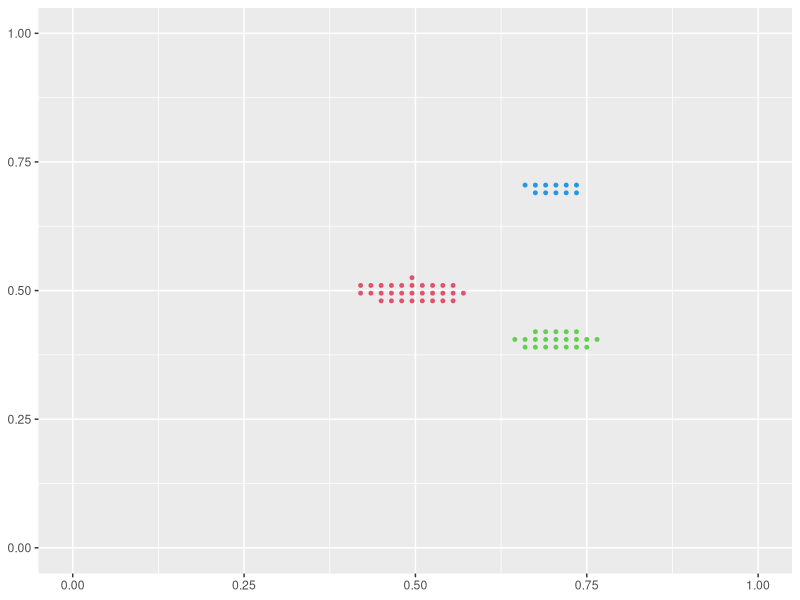
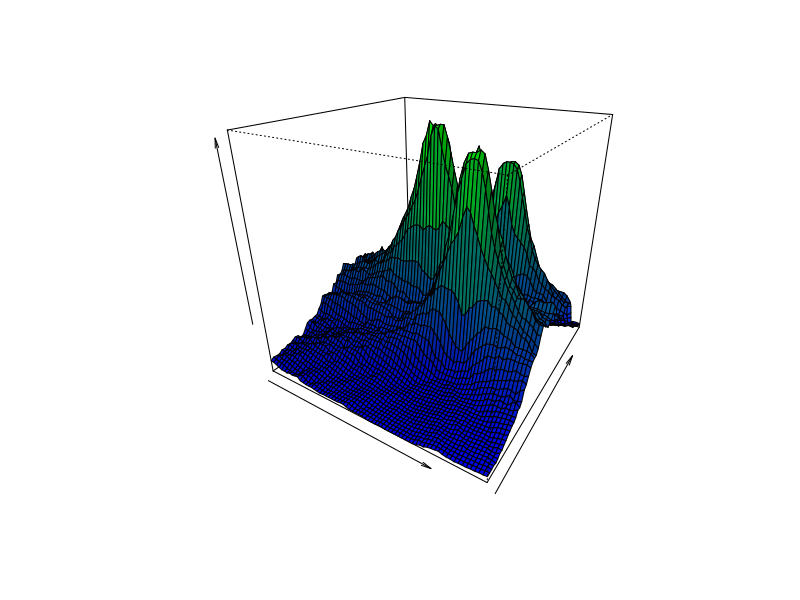

Here is the R script that generated these plots, in order:
# Load relevant libraries
library(ggplot2)
library(scatterplot3d)
n = 900 # Sample size

# Set the seed for reproducibility
set.seed(1)

x1 = rnorm(n,0,1)
x2 = rnorm(n,3,1)
x = rbind(x1,x2)
ep = rnorm(n,0,0.01)

# Create y
# The true values of beta are (0.5,0.5)^T, (0.7,0.7)^T and (0.7,0.4)^T
y = rep(0,n) # y为n个0
for (i in 1:n/3) {
  y[i] = 0.5*x1[i]+0.5*x2[i]+ep[i]
}
for (i in (1+(n/3)):(2*n/3)){
  y[i] = 0.7*x1[i]+0.7*x2[i]+ep[i]
}
for (i in (1+(2*n/3)):n){
  y[i] = 0.7*x1[i]+0.4*x2[i]+ep[i]
}

# Define the range of the virtual feature space and step size
beta1 = seq(0,1,by=0.015)
beta2 = seq(0,1,by=0.015)

# Create an array to store the residuals
resij = array(0,dim = c(length(beta1),length(beta2),n))

# Create an array to store the number of residuals within a threshold
resn = array(0,dim = c(length(beta1),length(beta2)))

# Calculate residuals and count the number of residuals within a threshold
for (i in 1:length(beta1)) {
  for (j in 1:length(beta2)) {
    for (k in 1:n) {
      resij[i,j,k] = y[k] - beta1[i]*x1[k]-beta2[j]*x2[k]
      if(abs(resij[i,j,k])<0.1) {resij[i,j,k] = 0}
      else {resij[i,j,k] = 1}
    }
  }
}

# Create an array to store the residual ratios
rsd_ratio= array(0,dim = c(length(beta1),length(beta2)))

# Mark the points whose residual ratios are greater than p-value
Ps = array(0,dim = c(length(beta1),length(beta2)))
for (i in 1:length(beta1)) {
  for(j in 1:length(beta2)){
    for (k in 1:n) {
      resn[i,j] = resn[i,j] + resij[i,j,k]
    }
    rsd_ratio[i,j] = 1-resn[i,j]/n 
    if(rsd_ratio[i,j] > 0.33){Ps[i,j] = 1}
  }
}

# Find the indices of points to be plotted and classify
w = which(Ps==1,arr.ind = T) 
xax = beta1[w[,1]]
yax = beta2[w[,2]]
types=rep(0,length(xax))
types[1]=2
subgroup1_x=xax[1]
subgroup1_y=yax[1]
for(i in 2:length(xax)){
  if(yax[i]-yax[1]<0.2){
    subgroup1_x=c(subgroup1_x,xax[i])
    subgroup1_y=c(subgroup1_y,yax[i])
    types[i]=2
    ind=i+1
  }
  else {
    types[i]=4
  }
}
for(i in 1:(ind-1)){
  if(yax[ind]-yax[i]>0.23){
    types[i]=3
  }
}

# Plot accordingly
df=data.frame(x=xax,y=yax)
p1<-ggplot(df, aes(x=xax, y=yax)) +
  geom_point(col=types,size=1)+
  coord_cartesian(xlim = c(0, 1), ylim = c(0, 1))+
  theme(axis.title = element_blank())
plot(p1)

nrz <- nrow(rsd_ratio)
ncz <- ncol(rsd_ratio)
jet.colors <- colorRampPalette( c("blue", "green") )
nbcol <- 100
color <- jet.colors(nbcol)
zfacet <- rsd_ratio[-1, -1] + rsd_ratio[-1, -ncz] + rsd_ratio[-nrz, -1] + rsd_ratio[-nrz, -ncz]
facetcol <- cut(zfacet, nbcol)
persp(beta1,beta2,rsd_ratio,col = color[facetcol], phi = 25, theta = 32 ,xlab = '', ylab = '', zlab = '', main = NULL, sub = NULL, shade = 0.1)
